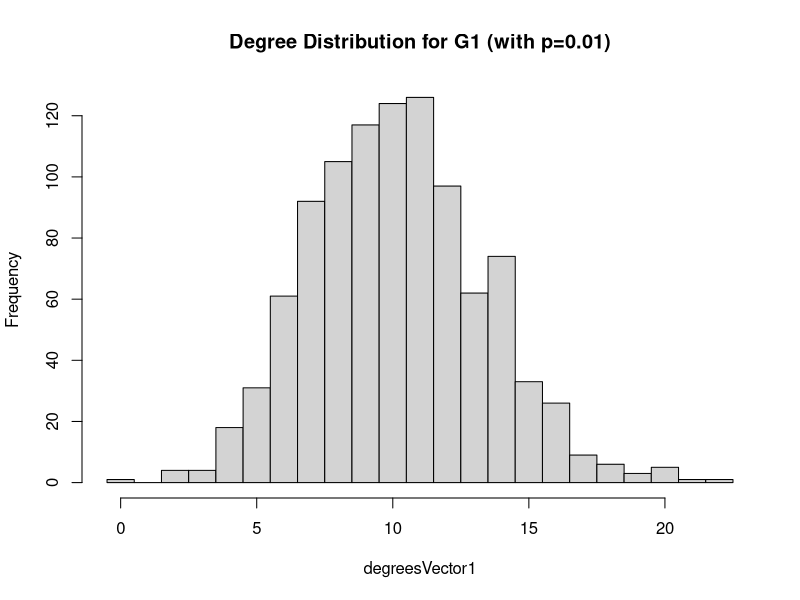
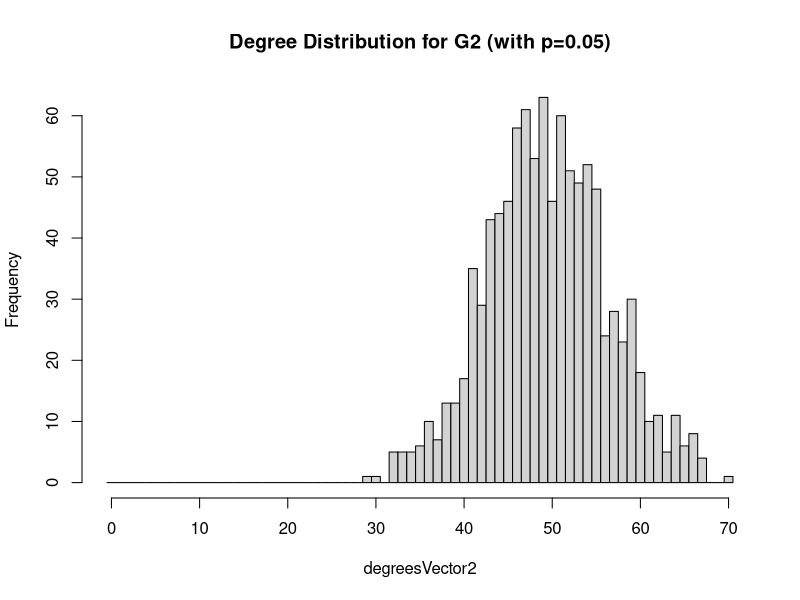
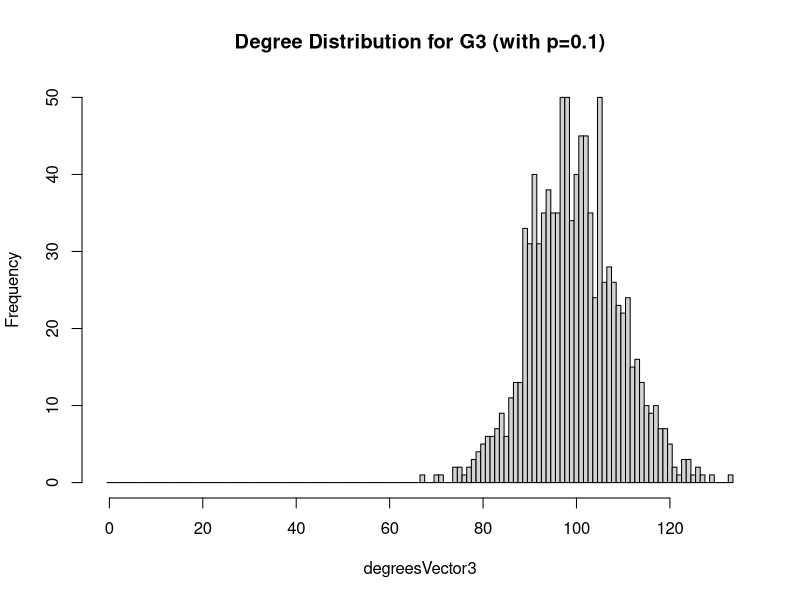

These charts were generated, in order, by the following R code: (Note: this script raises an error after producing the figures.)
library("igraph")
p <- c(0.01,0.05,0.1)
#######(a)
# create random graph
g1 <- random.graph.game(1000, p[1], directed=F);
g2 <- random.graph.game(1000, p[2], directed=F);
g3 <- random.graph.game(1000, p[3], directed=F);


degreesVector1 <- degree(g1)
degreesVector2 <- degree(g2)
degreesVector3 <- degree(g3)

##PLOT THE DEGREE DISTRIBUTION
h1 <- hist(degreesVector1, breaks=seq(-0.5, by=1 , length.out=max(degreesVector1)+2),main="Degree Distribution for G1 (with p=0.01)")
h2 <- hist(degreesVector2, breaks=seq(-0.5, by=1 , length.out=max(degreesVector2)+2),main="Degree Distribution for G2 (with p=0.05)")
h3 <- hist(degreesVector3, breaks=seq(-0.5, by=1 , length.out=max(degreesVector3)+2),main="Degree Distribution for G3 (with p=0.1)")

##PLOTTING THE DENSITY FUNCTIONS
pl1 <- data.frame(x=h1$mids, y=h1$density)
plot(pl , type="o", col="blue",main="Density function for G1(with p=0.01)",xlab="mids",ylab="Probability Density")
pl2 <- data.frame(x=h2$mids, y=h2$density)
plot(pl2 , type="o", col="blue",main="Density function for G2(with p=0.05)",xlab="mids",ylab="Probability Density")
pl3 <- data.frame(x=h3$mids, y=h3$density)
plot(pl3 , type="o", col="blue",main="Density function for G3(with p=0.1)",xlab="mids",ylab="Probability Density")

######(b)

## CHECKING THE CONNECTIVITY OF GRAPH G1 WITH p=0.01
if(is.connected(g1))
  {
  print("Graph g1 with edge drawing probability p= 0.01 is connected.")
  } else 
    print("Graph g1 with edge drawing probability p= 0.01 is NOT connected.")

## CHECKING TH CONNECTIVITY OF GRAPH G2 WITH p=0.05
if(is.connected(g2))
{
  print("Graph g2 with edge drawing probability p= 0.05 is connected.")
} else 
  print("Graph g2 with edge drawing probability p= 0.05 is NOT connected.")

## CHECKING TH CONNECTIVITY OF GRAPH G3 WITH p=0.1
if(is.connected(g3))
{
  print("Graph g3 with edge drawing probability p= 0.1 is connected.")
} else 
  print("Graph g3 with edge drawing probability p= 0.1 is NOT connected.")

##DIAMETERS OF THE THREE GRAPHS
dia1=diameter(g1, directed = FALSE, unconnected = FALSE, weights = NULL)
path1=get.diameter(g1, directed = FALSE, unconnected = FALSE, weights = NULL)
dia2=diameter(g2, directed = FALSE, unconnected = FALSE, weights = NULL)
path2=get.diameter(g2, directed = FALSE, unconnected = FALSE, weights = NULL)
dia3=diameter(g3, directed = FALSE, unconnected = FALSE, weights = NULL)
path3=get.diameter(g3, directed = FALSE, unconnected = FALSE, weights = NULL)
cat("Diameter of graph G1 is: ",dia1,"and a path with this diameter is: ",path1,'\n' )
cat("Diameter of graph G2 is: ",dia2,"and a path with this diameter is: ",path2,'\n' )
cat("Diameter of graph G3 is: ",dia3,"and a path with this diameter is: ",path3 ,'\n')


## (c) FINDING THRESHOLD 'p'
prob_th=0.001
repeat{
  g <- random.graph.game(1000, prob_th, directed=F);
  if(is.connected(g))
  {
    cat("The threshold probability p = ",prob_th)
    break()
  }else
    {
    cat(prob_th,'\n')
    prob_th <- prob_th+0.001
    }
}

